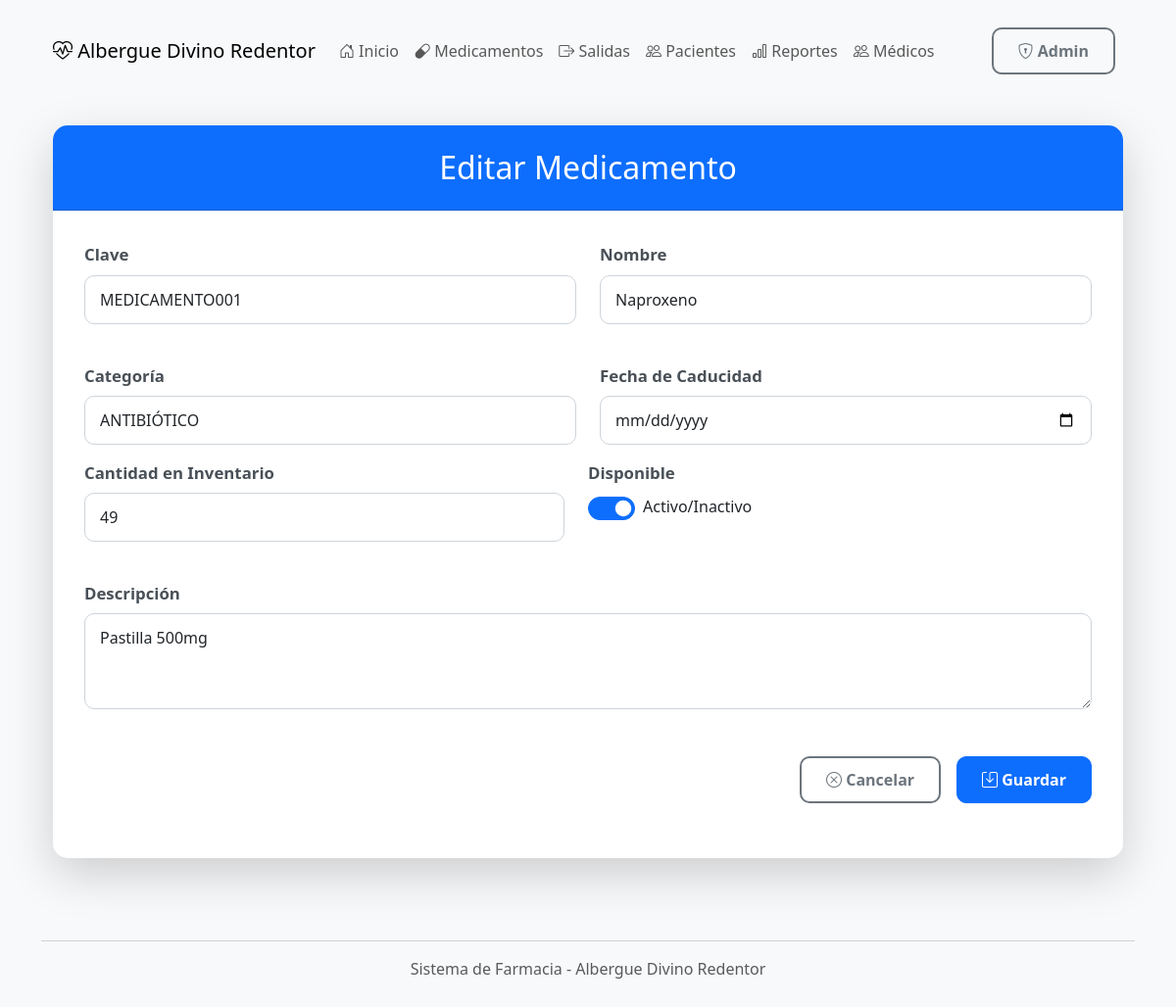
/medicamentos/editar/1/, run on the app's committed database.
### farmacia/models.py (models this page shows, shortened)
class Medicamento(models.Model):
    id = models.AutoField(primary_key=True)
    clave = models.CharField(max_length=50, unique=True, verbose_name="Clave única")
    nombre = models.CharField(max_length=200, verbose_name="Nombre")
    categoria = models.ForeignKey('CategoriaMedicamento', on_delete=models.CASCADE)
    descripcion = models.TextField(blank=True, verbose_name="Descripción")
    fecha_caducidad = models.DateField(verbose_name="Fecha de caducidad")
    cantidad = models.IntegerField(default=0, verbose_name="Cantidad en inventario")
    status = models.BooleanField(default=True, verbose_name="Disponible")
    class Meta:
        verbose_name = "Medicamento"
        verbose_name_plural = "Medicamentos"
        ordering = ['nombre']

### farmacia/views.py (the view)
# urls.py: path('medicamentos/editar/<int:id>/', views.medicamento_editar, name='medicamento_editar'),
def medicamento_editar(request, id):
    medicamento = get_object_or_404(Medicamento, pk=id)
    if request.method == 'POST':
        form = MedicamentoForm(request.POST, instance=medicamento)
        if form.is_valid():
            form.save()
            messages.success(request, 'Medicamento actualizado correctamente')
            return redirect('medicamentos')
    else:
        form = MedicamentoForm(instance=medicamento)
    context = {
        'titulo': 'Editar Medicamento',
        'form': form,
        'medicamento': medicamento
    }
    return render(request, 'forms/medicamento_form.html', context)

### farmacia/forms.py (shortened to what this page needs)
class MedicamentoForm(forms.ModelForm):
    class Meta:
        model = Medicamento
        fields = ['clave', 'nombre', 'categoria', 'descripcion', 'fecha_caducidad', 'cantidad', 'status']
        widgets = {
            'clave': forms.TextInput(attrs={'class': 'form-control'}),
            'nombre': forms.TextInput(attrs={'class': 'form-control'}),
            'categoria': forms.Select(attrs={'class': 'form-control'}),
            'descripcion': forms.Textarea(attrs={'class': 'form-control', 'rows': 3}),
            'fecha_caducidad': forms.DateInput(attrs={'class': 'form-control', 'type': 'date'}),
            'cantidad': forms.NumberInput(attrs={'class': 'form-control'}),
            'status': forms.CheckboxInput(attrs={'class': 'form-check-input'}),
        }

### farmacia/models.py (called while the page is built)
    def __str__(self):
        return self.nombre

### farmacia/templates/forms/medicamento_form.html (shortened to what this page needs)
{% extends 'base.html' %}
{% block content %}
<div class="container mt-4">
    <div class="card shadow-lg">
        <div class="card-header bg-primary text-white">
            <h2 class="mb-0 text-center">{{ titulo }}</h2>
        </div>
        <div class="card-body">
            <form method="post" class="needs-validation" novalidate>
                <div class="row mb-4">
                    <div class="col-md-6 mb-3">
                        <div class="form-group">
                            <label for="id_clave" class="form-label fw-bold">Clave</label>
                            {{ form.clave }}
                        </div>
                    </div>
                    <div class="col-md-6 mb-3">
                        <div class="form-group">
                            <label for="id_nombre" class="form-label fw-bold">Nombre</label>
                            {{ form.nombre }}
                        </div>
                    </div>
                </div>
                <div class="row mb-4">
                    <div class="col-md-6 mb-3">
                        <div class="form-group">
                            <label for="id_categoria" class="form-label fw-bold">Categoría</label>
                            {{ form.categoria }}
                        </div>
                    </div>
                   <div class="col-md-6 mb-3">
    <div class="form-group">
        <label for="id_fecha_caducidad" class="form-label fw-bold">Fecha de Caducidad</label>
        {{ form.fecha_caducidad }}
    </div>
</div>
             <div class="row mb-4">
            <div class="col-md-6 mb-3">
                <div class="form-group">
                    <label for="id_cantidad" class="form-label fw-bold">Cantidad en Inventario</label>
                    {{ form.cantidad }}
                </div>
            </div>
            <div class="col-md-6 mb-3">
                <div class="form-group">
                    <label class="form-label fw-bold d-block">Disponible</label>
                    <div class="form-check form-switch mt-2">
                        {{ form.status }}
                        <label class="form-check-label" for="id_status">
                            Activo/Inactivo
                        </label>
                    </div>
                </div>
            </div>
        </div>
                <div class="mb-4">
                    <div class="form-group">
                        <label for="id_descripcion" class="form-label fw-bold">Descripción</label>
                        {{ form.descripcion }}
                    </div>
                </div>
                <div class="d-grid gap-2 d-md-flex justify-content-md-end mt-4">
                    <a href="{% url 'medicamentos' %}" class="btn btn-outline-secondary me-md-2">
                        <i class="bi bi-x-circle"></i> Cancelar
                    </a>
                    <button type="submit" class="btn btn-primary">
                        <i class="bi bi-save"></i> Guardar
                    </button>
                </div>
            </form>
        </div>
    </div>
</div>
{% endblock %}

### farmacia/templates/base.html (style rules this page uses)
body { background-color: #f8f9fa; padding-top: 20px; padding-bottom: 40px; }
.card { margin-bottom: 20px; box-shadow: 0 2px 5px rgba(0,0,0,0.1); }
.card-header { background-color: #e9ecef; font-weight: bold; }

### farmacia/templates/forms/medicamento_form.html (style rules this page uses)
.card { border-radius: 15px; border: none; }
.card-header { border-top-left-radius: 15px !important; border-top-right-radius: 15px !important; padding: 1.5rem; }
.card-body { padding: 2rem; }
.form-control, .form-select { border-radius: 10px; padding: 12px 15px; border: 1px solid #ced4da; transition: all 0.3s; }
.btn { border-radius: 10px; padding: 10px 25px; font-weight: 600; }
.btn-outline-secondary { border: 2px solid #6c757d; }
.form-label { margin-bottom: 0.5rem; color: #495057; font-size: 1.05rem; }
.form-switch .form-check-input { height: 1.5em; width: 3em; cursor: pointer; }
.form-switch .form-check-label { margin-left: 0.5rem; vertical-align: middle; }

### data on the page
Medicamento: clave "MEDICAMENTO001", nombre "Naproxeno", categoria "ANTIBIÓTICO", cantidad "49", status "☑", descripcion "Pastilla 500mg"

### other printed values
{{ titulo }} "Editar Medicamento"
